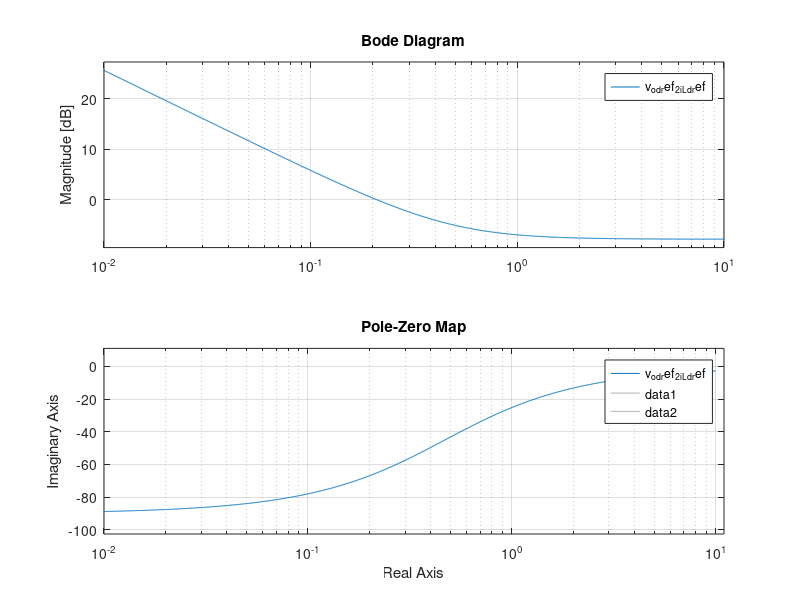

This figure's MATLAB source: (Note: this script raises an error after producing the figure.)
clc;close;clear;

T_s = 100e-6;
S_b = 5e6;
P_b = S_b;
Q_b = 0.4*S_b;
V_b = 690;
I_b=S_b/(sqrt(3)*V_b);

f_b = 50;
w_b = f_b*2*pi;


Z_b = V_b^2/S_b;
C_b = 1/(Z_b*w_b);
L_b = Z_b/w_b;

V_m = sqrt(2/3)*V_b;
V_dc = 3*V_m;



%% LCL Filter
I_max = (P_b*sqrt(2))/(3*V_b);
delta_IL_max = (0.1)*I_max;
f_sw = 5e3;


L_f = V_dc/(24*f_sw*delta_IL_max); %LCL filter first Inductor

C_f = (0.066*C_b);                  %LCL filter Capacitor

L_g = 1*L_f; % LCL Filter second inductor

L_f1 = 1.35e-3;
L_g1 = 0.35e-3;
C_f1 = 50e-6;

w_res = sqrt((L_f+L_g)/(L_f*L_g*C_f));
w_res2 = sqrt((L_f1+L_g1)/(L_f1*L_g1*C_f1));
f_res = w_res/(2*pi);
f_res2 = w_res2/(2*pi);

R_f = 0.008*Z_b;
R_g = 0.008*Z_b;
R_d = 0.2;

%% Droop
% mp = ((1.04*w_b)-(0.96*w_b))/S_b;

mp = 0.01*50*2*pi/(S_b); % 0.1 Hz/MW

w_c = 0.1*w_b;

% nq = ((1.2*V_m)-(0.8*V_m))/S_b;

nq = 2*V_m/(S_b); %  kV/MVar
%% PI
ti = 0.4e-3;
tiv =10*ti;
z_damp = 0.707;

w_nc = 2*f_sw/10;

z = 224;
wmc = sqrt(z*ti^-1);
% 
% Kpc = 10*(2*z_damp*L_f*(w_nc/w_b)-R_f);
% Kic = Kpc*w_nc/(2*z_damp-(R_f*w_b)/(L_f*w_nc));

% Kpc = L_f/ti;
% Kic = R_f/ti;

Kpc = L_f/ti;
Kic = R_f/ti;
% Kpv = C_f*w_res;
Kiv = R_f/tiv;


% w_ni = f_sw*2*pi;
% w_nv = f_sw*2*pi/20;
% 
% Kpc = 2*z_damp*w_ni*L_f-(R_f);
% Kic = L_f*w_ni^2;
% 
% Kpv = 2*z_damp*C_f*w_nv;
% Kiv = C_f*w_nv^2;

fbv = 1/tiv;
wb = 2*pi*fbv;
% 
wcf = 2*pi*f_sw/10;
wz = wcf*0.1;


% Kpc = L_f/(ti);
% Kic = 0.1*fb*Kpc;
% Kic = R_f/(ti);
% Kic = 0.8;

zz = 135;

% zz = 0.15/(1.850*ti);
wm = sqrt(zz*fbv);
% 
Kpv = C_f*wm;
% Kiv = Kic;
% Kpv = ((w_res^2-wcf^2)*wcf)/(w_res^2*(Kpc*wcf+Kic));
% Kiv = wz*Kpv*0.1;
% Kiv = 227;
% Kiv = Kpv*wz*0.1;
% Kiv = r_Lf2/(ti);

% Kpv = C_f*w_res;
% Kiv = R_f/ti;
% 
% Kpc = L_f/ti;
% Kic = R_f/ti;
% 
% Kpv = 0.03;
% Kiv = 2.1;
% 
% Kpc = 0.62;
% Kic = 477.5;

% Kpv = 1;
% Kiv = 1;
% 
% Kpc = 1;
% Kic = 1;
%% Active Droop Model Validation

% Initial Conditions for frequency response analysis
I_o_d = 6200;
I_o_q = 0;
V_o_d = V_m;
V_o_q = 0;
V_bus_d = V_m;
V_bus_q = 0;
delta_phi_0 = 1.9;
r_Lf = R_f;
r_Lg = R_g;
w_0 = w_b;
% delta_phi_0 = 0;

A_P = [0    -mp     0;
       0    -w_c    0;
       0    0       -w_c];

B_P = [0    0   0   0   0   0;
       0    0   w_c*I_o_d   w_c*I_o_q   w_c*V_o_d   w_c*V_o_q;
       0    0   w_c*I_o_q   -w_c*I_o_d  -w_c*V_o_q  w_c*V_o_d];

C_P_w_v = [0    -mp     0;
           0    0       -nq;
           0    0       0];

C_P_v = [0    0       -nq;
         0    0       0];

C_P_w = [0      -mp      0];

D_P = zeros(3,6);


%Phi is the angle of the inverter reference frame seen from an arbitrary
%common reference in which differentiation of phi = -mp*P_filtered
%State space model of Power Controller
inputs_power = {'i_L_d','i_L_2','v_o_d','v_o_q','i_o_d','i_o_q'};
states_power = {'phi','P','Q'}; % P and Q is filtered (P_filtered)
outputs_power = {'w','v_o_d_ref','v_o_q_ref'};

linModel_Power = ss(A_P,B_P,C_P_w_v,D_P, 'statename', states_power, 'Inputname', inputs_power, 'outputname', outputs_power);
tfModel_Power = tf(linModel_Power);

%Open Loop Dynamics
%From input "i_L_d" 
i_L_d_2_w = tf(linModel_Power(1,1)); %to output "w ...."
i_L_d_2_v_o_d_ref = tf(linModel_Power(2,1)); %to output "v_o_d_ref ...."
i_L_d_2_v_o_q_ref = tf(linModel_Power(3,1)); %to output "v_o_q_ref ...."
%From input "i_L_q" 
i_L_q_2_w = tf(linModel_Power(1,2)); %to output "w ...."
i_L_q_2_v_o_d_ref = tf(linModel_Power(2,2)); %to output "v_o_d_ref ...."
i_L_q_2_v_o_q_ref = tf(linModel_Power(3,2)); %to output "v_o_q_ref ...."
%From input "v_o_d" 
v_o_d_2_w = tf(linModel_Power(1,3)); %to output "w ...."
v_o_d_2_v_o_d_ref = tf(linModel_Power(2,3)); %to output "v_o_d_ref ...."
v_o_d_2_v_o_q_ref = tf(linModel_Power(3,3)); %to output "v_o_q_ref ...."
%From input "v_o_q" 
v_o_q_2_w = tf(linModel_Power(1,4)); %to output "w ...."
v_o_q_2_v_o_d_ref = tf(linModel_Power(2,4)); %to output "v_o_d_ref ...."
v_o_q_2_v_o_q_ref = tf(linModel_Power(3,4)); %to output "v_o_q_ref ...."
%From input "i_o_d" 
i_o_d_2_w = tf(linModel_Power(1,5)); %to output "w ...."
i_o_d_2_v_o_d_ref = tf(linModel_Power(2,5)); %to output "v_o_d_ref ...."
i_o_d_2_v_o_q_ref = tf(linModel_Power(3,5)); %to output "v_o_q_ref ...."
%From input "i_o_q"
i_o_q_2_w = tf(linModel_Power(1,6)); %to output "w ...."
i_o_q_2_v_o_d_ref = tf(linModel_Power(2,6)); %to output "v_o_d_ref ...."
i_o_q_2_v_o_q_ref = tf(linModel_Power(3,6)); %to output "v_o_q_ref ...."

polesofv_o_d_2_w = pole(v_o_d_2_w);
zeroofv_o_d_2_w= zero(v_o_d_2_w);
pzmap(v_o_d_2_w);
damp(v_o_d_2_w);
bode(v_o_d_2_w);

%% Voltage Controller

K_iv = Kiv;
K_pv = Kpv;
F = 1;

A_V = zeros(4,4);


B_V1 = [1 0;
        0 1];

B_V2 = [0 0 -1  0   0   0;
        0 0 0   -1  0   0];

B_V = [1    0   0   0   0   0   0   0;
       0    1   0   0   0   0   0   0;
       0    0   -1  0   0   0   0   0;
       0    0   0   -1  0   0   0   0];

C_V = [K_iv 0;
        0   K_iv];

C_VV = [K_iv 0   0   0;
       0   K_iv 0   0;
       0    0   0   0
       0    0   0   0];


D_V1 = [K_pv    0;
        0       K_pv];

D_V2 = [0 0 -K_pv  -w_0*C_f   F   0;
        0 0 -w_0*C_f    -K_pv  0   F];

D_V = [K_pv 0   0   0   0   0   0   0;
       0    K_pv    0   0   0   0   0   0;
       0    0   0    0   -K_pv   -w_0*C_f    F   0;
       0    0   0    0   -w_0*C_f    -K_pv   0   F];


%State Space and Transfer Function
inputs_vc = {'v_o_d_ref','v_o_q_ref','i_L_d','i_L_q','v_o_d','v_o_q','i_o_d','i_o_q'};
states_vc = {'error_d','error_q','zırt','pırt'}; %V_o_d_ref - v_o_d
outputs_vc = {'i_L_d_ref','i_L_q_ref','zırto','pırto'};
% 
linModel_vc = ss(A_V,B_V,C_VV,D_V, 'statename', states_vc, 'Inputname', inputs_vc,'outputname', outputs_vc);
tfModel_vc = tf(linModel_vc);

%Open Loop Dynamics
%From input "v_o_d_ref" 
v_o_d_ref_2_i_L_d_ref = tf(linModel_vc(1,1)); %to output "i_L_d_ref ...."
v_o_d_ref_2_i_L_q_ref = tf(linModel_vc(2,1)); %to output "i_L_q_ref ...."

polesofv_o_d_ref_2_i_L_d_ref = pole(v_o_d_ref_2_i_L_d_ref);
zeroofv_o_d_ref_2_i_L_d_ref = zero(v_o_d_ref_2_i_L_d_ref);
pzmap(v_o_d_ref_2_i_L_d_ref);
damp(v_o_d_ref_2_i_L_d_ref);
bode(v_o_d_ref_2_i_L_d_ref);

%From input "v_o_q_ref" 
v_o_q_ref_2_i_L_d_ref = tf(linModel_Power(1,2)); %to output "i_L_d_ref ...."
v_o_q_ref_2_i_L_q_ref = tf(linModel_Power(2,2)); %to output "i_L_q_ref ....."

polesofv_o_q_ref_2_i_L_d_ref = pole(v_o_q_ref_2_i_L_d_ref);
zeroofv_o_q_ref_2_i_L_d_ref = zero(v_o_q_ref_2_i_L_d_ref);
pzmap(v_o_q_ref_2_i_L_d_ref);
damp(v_o_q_ref_2_i_L_d_ref);
bode(v_o_q_ref_2_i_L_q_ref);

%% Current Controller
K_ic = Kic;
K_pc = Kpc;


A_C = zeros(2,2);

B_C1 = [1 0;
        0 1];

B_C2 = [-1 0 0  0   0   0;
        0 -1 0   0  0   0];

C_C = [K_ic 0;
        0   K_ic];

D_C1 = [K_pc 0;
        0   K_pc];

D_C2 = [-K_pc -w_0*L_f 0  0   0   0;
        w_0*L_f -K_pc 0    0 0   0];

%% Output LCL Filter Dynamics

I_L_d = 6000;
I_L_q = 0;

A_LCL = [-r_Lf/L_f      w_0     -1/L_f          0           0                0;
         -w_0       -r_Lf/L_f       0          -1/L_f       0                0;
         1/C_f      0               0           w_0         -1/C_f           0;
         0          1/C_f           -w_0        0           0               -1/C_f
         0          0             1/L_g         0           -r_Lg/L_g       w_0;
         0          0               0           1/L_g       -w_0            -r_Lg/L_g];

B_LCL1 =    [1/L_f  0;
            0   1/L_f;
            0       0;
            0       0;
            0       0;
            0       0];

B_LCL2 =   [0       0;
            0       0;
            0       0;
            0       0;
            -1/L_g  0;
            0   1/L_g];

B_LCL3 = [I_L_q;     -I_L_d;   V_o_q;      -V_o_d;      I_o_q;       -I_o_d];

%% Complete Inverter Model

T_ss = [cos(delta_phi_0)   -sin(delta_phi_0);
       sin(delta_phi_0)    cos(delta_phi_0)];

T_c = [-I_o_d*sin(delta_phi_0)    -I_o_q*cos(delta_phi_0);
        I_o_d*cos(delta_phi_0)    -I_o_q*sin(delta_phi_0)];

T_v = [-V_bus_d*sin(delta_phi_0)+V_bus_q*cos(delta_phi_0);
       -V_bus_d*cos(delta_phi_0)-V_bus_q*sin(delta_phi_0)];

T_vi = [-V_bus_d*sin(delta_phi_0)+V_bus_q*cos(delta_phi_0) 0 0;
        -V_bus_d*cos(delta_phi_0)-V_bus_q*sin(delta_phi_0) 0 0];

Z1 = zeros(3,2);
Z2 = zeros(2,4);
Z3 = zeros(3,2);
Z4 = zeros(2,2);
Z5 = zeros(2,2);
Z6 = zeros(7,2);
Z7 = zeros(2,9);

% A_INV_3to13 = cat(2,A_P,Z1,Z3,B_P);
% A_INV_5to13 = cat(2,B_V1*C_P_v,Z2,Z4,B_V2);
C_inv_w = [C_P_w   0   0   0    0   0   0   0   0   0   0];
C_inv_c = [T_c  Z7   T_ss];


A_INV = [A_P                                        Z1                  Z3                   B_P;                                          
         B_V1*C_P_v                                 Z2                                    B_V2;
         B_C1*D_V1*C_P_v                            B_C1*C_V            Z5                   B_C1*D_V2+B_C2;
         (B_LCL1*D_C1*D_V1*C_P_v)+(B_LCL2*T_vi)+(B_LCL3*C_P_w)    B_LCL1*D_C1*C_V     B_LCL1*C_C           A_LCL+(B_LCL1*(D_C1*D_V2+D_C2))];


B_INV = [Z6;
         B_LCL2];
 
C_INV = [C_inv_w;
        C_inv_c];

D_INV = zeros(3,2);

%State Space and Transfer Function of Grid Forming Model
% Xvd & Xvq stands for voltage controller PI states for 'd' and 'q' frames
% Xcd % Xcq stands for current controller PI states for 'd' and 'q' frames
inputs_inverter = {'v_vsc_d_ref','v_vsc_q_ref'};
states_inverter = {'delta_phi','delta_P','delta_Q','Xvd','Xvq','Xcd','Xcq','i_L_d','i_L_q','v_o_d','v_o_q','i_o_d','i_o_q'}; %V_o_d_ref - v_o_d
outputs_inverter = {'delta_w','i_o_d','i_o_q'};
% Linear and Transfer Function Model
linModel_inverter = ss(A_INV,B_INV,C_INV,D_INV, 'statename', states_inverter, 'Inputname', inputs_inverter,'outputname', outputs_inverter);
tfModel_inverter = tf(linModel_inverter);

%Open Loop Dynamics
%From input "v_vsc_d_ref" 
v_vsc_d_ref_2_delta_w = tf(linModel_inverter(1,1)); %to output "delta_w ...."
v_vsc_d_ref_2_i_o_d = tf(linModel_inverter(2,1)); %to output "i_o_d ...."
v_vsc_d_ref_2_i_o_q = tf(linModel_inverter(3,1)); %to output "i_o_q ...."
%From input "v_vsc_q_ref" 
v_vsc_q_ref_2_delta_w = tf(linModel_inverter(1,2)); %to output "delta_w ...."
v_vsc_q_ref_2_i_o_d = tf(linModel_inverter(2,2)); %to output "i_o_d ...."
v_vsc_q_ref_2_i_o_q = tf(linModel_inverter(3,2)); %to output "i_o_q ...."

% Frequency Response and root analysis
polesofv_vsc_d_ref_2_delta_w = pole(v_vsc_d_ref_2_delta_w);
zeroofv_vsc_d_ref_2_delta_w= zero(v_vsc_d_ref_2_delta_w);
pzmap(v_vsc_d_ref_2_delta_w);
damp(v_vsc_d_ref_2_delta_w);
bode(v_vsc_d_ref_2_delta_w);

polesofv_vsc_d_ref_2_i_o_d = pole(v_vsc_d_ref_2_i_o_d);
zeroofv_vsc_d_ref_2_i_o_d= zero(v_vsc_d_ref_2_i_o_d);
pzmap(v_vsc_d_ref_2_i_o_d);
damp(v_vsc_d_ref_2_i_o_d);
bode(v_vsc_d_ref_2_i_o_d);

polesofv_vsc_d_ref_2_i_o_q = pole(v_vsc_d_ref_2_i_o_q);
zeroofv_vsc_d_ref_2_i_o_q= zero(v_vsc_d_ref_2_i_o_q);
pzmap(v_vsc_d_ref_2_i_o_q);
damp(v_vsc_d_ref_2_i_o_q);
bode(v_vsc_d_ref_2_i_o_q);

polesofv_vsc_q_ref_2_delta_w = pole(v_vsc_q_ref_2_delta_w);
zeroofv_vsc_q_ref_2_delta_w= zero(v_vsc_q_ref_2_delta_w);
pzmap(v_vsc_q_ref_2_delta_w);
damp(v_vsc_q_ref_2_delta_w);
bode(v_vsc_q_ref_2_delta_w);

polesofv_vsc_q_ref_2_i_o_d = pole(v_vsc_q_ref_2_i_o_d);
zeroofv_vsc_q_ref_2_i_o_d= zero(v_vsc_q_ref_2_i_o_d);
pzmap(v_vsc_q_ref_2_i_o_d);
damp(v_vsc_q_ref_2_i_o_d);
bode(v_vsc_q_ref_2_i_o_d);

polesofv_vsc_q_ref_2_i_o_q = pole(v_vsc_q_ref_2_i_o_q);
zeroofv_vsc_q_ref_2_i_o_q= zero(v_vsc_q_ref_2_i_o_q);
pzmap(v_vsc_q_ref_2_i_o_q);
damp(v_vsc_q_ref_2_i_o_q);
bode(v_vsc_q_ref_2_i_o_q);

%Design of the LQR Controller

Q_lqr = [1  0   0   0   0   0   0   0   0   0   0   0   0;
         0  0.5   0   0   0   0   0   0   0   0   0   0   0;
         0  0   0.5   0   0   0   0   0   0   0   0   0   0;
         0  0   0   0.5   0   0   0   0   0   0   0   0   0;
         0  0   0   0   1   0   0   0   0   0   0   0   0;
         0  0   0   0   0   1   0   0   0   0   0   0   0;
         0  0   0   0   0   0   1   0   0   0   0   0   0;
         0  0   0   0   0   0   0   1   0   0   0   0   0;
         0  0   0   0   0   0   0   0   1   0   0   0   0;
         0  0   0   0   0   0   0   0   0   1   0   0   0;
         0  0   0   0   0   0   0   0   0   0   1   0   0;
         0  0   0   0   0   0   0   0   0   0   0   1   0;
         0  0   0   0   0   0   0   0   0   0   0   0   1];

R_lqr = [1  0;
         0  1;];
N_lqr = 0;

%          0  0;
%          0  0;
%          0  0;
%          0  0;
%          0  0;
%          0  0;
%          0  0;
%          0  0;
%          0  0;
%          0  0;
%          0  0];
% 
% [K,S,CLP] = lqr(linModel_inverter,Q_lqr,R_lqr,N_lqr);
% 
% G = -1*pinv(C_INV*inv(A_INV-B_INV*K)*B_INV);
% sys2 = ss(A_INV-B_INV*K,B_INV,C_INV,D_INV);
% step(sys2);

%% Controller
% Complete Inverter Model
V_vsc_d = V_m;
V_vsc_q = V_m;

Iggd = I_o_d;
Iggq = I_o_q;
Vgfd = V_o_d;
Vgfq = V_o_q;
w_1 = w_b;
Vn = V_b;
Kqp = nq;
Kqi = nq;
Igid = I_L_d;
Igiq = I_L_q;
Vgid = V_vsc_d;
Vgiq = V_vsc_q;
Dp = 0;
H = 5;
Dq = 10;

A_inv = zeros(15,15);
B_inv = zeros(15,4);
C_inv = zeros(2,15);
D_inv = zeros(2,4);


A_inv(1,1) = -Dp/(2*H);     A_inv(1,2) = (3*((Iggd*Vgfq)-(Iggq*Vgfd)-(Iggd*Vgfq)+(Iggq*Vgfd)))/(2*S_b);     A_inv(1,3) = 0;     A_inv(1,4) = 0;     A_inv(1,5) = 0;     A_inv(1,6) = 0;     A_inv(1,7) = 0;     A_inv(1,8) = 0;
A_inv(1,9) = 0;             A_inv(1,10) = 0;         A_inv(1,11) = 0;    A_inv(1,12) = -(3*Iggd)/(2*S_b);   A_inv(1,13) = -(3*Iggq)/(2*S_b);        A_inv(1,14) = -(3*Vgfd)/(2*S_b);        A_inv(1,15) = -(3*Vgfq)/(2*S_b);

A_inv(2,1) = w_1/(2*H);     A_inv(2,2) = 0;          A_inv(2,3) = 0;     A_inv(2,4) = 0;     A_inv(2,5) = 0;     A_inv(2,6) = 0;     A_inv(2,7) = 0;     A_inv(2,8) = 0;
A_inv(2,9) = 0;             A_inv(2,10) = 0;         A_inv(2,11) = 0;    A_inv(2,12) = 0;   A_inv(1,13) = 0;     A_inv(1,14) = 0;    A_inv(1,15) = 0;

A_inv(3,1) = 0;             A_inv(3,2) = (3*((Iggd*Vgfd)+(Iggq*Vgfq)-(Iggd*Vgfd)-(Iggq*Vgfq)))/(2*S_b);     A_inv(3,3) = -Dq*Kqi;     A_inv(3,4) = 0;     A_inv(3,5) = 0;     A_inv(3,6) = 0;     A_inv(3,7) = 0;     A_inv(3,8) = 0;
A_inv(3,9) = 0;             A_inv(3,10) = 0;         A_inv(3,11) = 0;    A_inv(3,12) = (3*Iggq)/(2*S_b);   A_inv(3,13) = -(3*Iggd)/(2*S_b);        A_inv(3,14) = -(3*Vgfq)/(2*S_b);        A_inv(3,15) = (3*Vgfd)/(2*S_b);

A_inv(4,1) = 0;             A_inv(4,2) = -Vgfq;      A_inv(4,3) = Kqi*Vn;     A_inv(4,4) = 0;     A_inv(4,5) = 0;     A_inv(4,6) = 0;     A_inv(4,7) = 0;     A_inv(4,8) = 0;
A_inv(4,9) = 0;             A_inv(4,10) = 0;         A_inv(4,11) = 0;         A_inv(4,12) = -1;   A_inv(4,13) = 0;        A_inv(4,14) = 0;        A_inv(4,15) = (3*Kqp*Vgfd*Vn)/(2*S_b);

A_inv(5,1) = 0;             A_inv(5,2) = Vgfd;       A_inv(5,3) = 0;          A_inv(5,4) = Kiv;     A_inv(5,5) = 0;     A_inv(5,6) = 0;     A_inv(5,7) = 0;     A_inv(5,8) = 0;
A_inv(5,9) = 0;             A_inv(5,10) = -1;         A_inv(5,11) = 0;         A_inv(5,12) = 0;     A_inv(5,13) = -1;        A_inv(5,14) = 0;        A_inv(5,15) = 0;

A_inv(6,1) = 0;             A_inv(6,2) = -Kpv*Vgfq-Igiq;       A_inv(6,3) = Kqi*Kpv*Vn;          A_inv(6,4) = 0;     A_inv(6,5) = Kiv;     A_inv(6,6) = 0;     A_inv(6,7) = 0;     A_inv(6,8) = 0;
A_inv(6,9) = 0;             A_inv(6,10) = 0;         A_inv(6,11) = -1;         A_inv(6,12) = -Kpv;     A_inv(6,13) = 0;        A_inv(6,14) = 0;        A_inv(6,15) = 0;

A_inv(7,1) = 0;             A_inv(7,2) = Kpv*Vgfd-Igid;       A_inv(7,3) = 0;          A_inv(7,4) = 8*Kpc*Kiv/(3*T_s);     A_inv(7,5) = 0;     A_inv(7,6) = 8*Kic/(3*T_s);     A_inv(7,7) = 0;     A_inv(7,8) = -4/(3*T_s);
A_inv(7,9) = 0;             A_inv(7,10) = -(8*Kpc)/(3*T_s);         A_inv(7,11) = 0;         A_inv(7,12) = 0;     A_inv(7,13) = -Kpv;        A_inv(7,14) = 0;        A_inv(7,15) = 0;

A_inv(8,1) = 0;             A_inv(8,2) = -(8*Kpc)*(Kpv*Vgfq+Igiq)/(3*T_s);       A_inv(8,3) = (8*Kpc*Kqi*Kpv*Vn)/(3*T_s);          A_inv(8,4) = 0;     A_inv(8,5) = 8*Kpc*Kiv/(3*T_s);     A_inv(8,6) = 0;     A_inv(8,7) = 8*Kic/(3*T_s);     A_inv(8,8) = 0;
A_inv(8,9) = -4/(3*T_s);    A_inv(8,10) = 0;         A_inv(8,11) = -(8*Kpc)/(3*T_s);         A_inv(8,12) = -(8*Kpc*Kpv)/(3*T_s);     A_inv(8,13) = 0;        A_inv(8,14) = 0;        A_inv(8,15) = 0;

A_inv(9,1) = 0;             A_inv(9,2) = ((8*Kpc)*((Kpv*Vgfd)+Igid))/(3*T_s);       A_inv(9,3) = 0;          A_inv(9,4) = -(Kpc*Kiv)/L_f;     A_inv(9,5) = 0;     A_inv(9,6) = -Kic/L_f;     A_inv(9,7) = 0;     A_inv(9,8) = 1/L_f;
A_inv(9,9) = 0;             A_inv(9,10) = Kpc/L_f;         A_inv(9,11) = w_1;         A_inv(9,12) = 0;     A_inv(9,13) = -(8*Kpc*Kpv)/(3*T_s);        A_inv(9,14) = 0;        A_inv(9,15) = 0;

A_inv(10,1) = 0;            A_inv(10,2) = ((Igiq*Kpc)-Vgiq+(Kpc*Kpv*Vgfq))/(L_f);       A_inv(10,3) = -(Kpc*Kqi*Kpv*Vn)/L_f;          A_inv(10,4) = 0;     A_inv(10,5) = -(Kpc*Kiv)/L_f;     A_inv(10,6) = 0;     A_inv(10,7) = -Kic/L_f;     A_inv(10,8) = 0;
A_inv(10,9) = 1/L_f;        A_inv(10,10) = -w_1;         A_inv(10,11) = Kpc/L_f;         A_inv(10,12) = ((Kpc*Kpv)-1)/L_f;     A_inv(10,13) = 0;        A_inv(10,14) = 0;        A_inv(10,15) = 0;

A_inv(11,1) = 0;            A_inv(11,2) = -((Igid*Kpc)-Vgid+(Kpc*Kpv*Vgfd))/(L_f);       A_inv(11,3) = 0;          A_inv(11,4) = 0;     A_inv(11,5) = 0;     A_inv(11,6) = 0;     A_inv(11,7) = 0;     A_inv(11,8) = 0;
A_inv(11,9) = 0;            A_inv(11,10) = 1/C_f;         A_inv(11,11) = 0;         A_inv(11,12) = 0;     A_inv(11,13) = ((Kpc*Kpv)-1)/L_f;        A_inv(11,14) = 0;        A_inv(11,15) = 0;

A_inv(12,1) = 0;            A_inv(12,2) = 0;       A_inv(12,3) = 0;          A_inv(12,4) = 0;     A_inv(12,5) = 0;     A_inv(12,6) = 0;     A_inv(12,7) = 0;     A_inv(12,8) = 0;
A_inv(12,9) = 0;            A_inv(12,10) = 0;         A_inv(12,11) = 1/C_f;         A_inv(12,12) = 0;     A_inv(12,13) = w_1;        A_inv(12,14) = -1/C_f;        A_inv(12,15) = 0;

A_inv(13,1) = 0;            A_inv(13,2) = 0;       A_inv(13,3) = 0;          A_inv(13,4) = 0;     A_inv(13,5) = 0;     A_inv(13,6) = 0;     A_inv(13,7) = 0;     A_inv(13,8) = 0;
A_inv(13,9) = 0;            A_inv(13,10) = 0;         A_inv(13,11) = 0;         A_inv(13,12) = -w_1;     A_inv(13,13) = 0;        A_inv(13,14) = 0;        A_inv(13,15) = -1/C_f;

A_inv(14,1) = 0;            A_inv(14,2) = 0;       A_inv(14,3) = 0;          A_inv(14,4) = 0;     A_inv(14,5) = 0;     A_inv(14,6) = 0;     A_inv(14,7) = 0;     A_inv(14,8) = 0;
A_inv(14,9) = 0;            A_inv(14,10) = 0;         A_inv(14,11) = 0;         A_inv(14,12) = 1/L_g;     A_inv(14,13) = 0;        A_inv(14,14) = 0;        A_inv(14,15) = w_1;

A_inv(15,1) = 0;            A_inv(15,2) = 0;       A_inv(15,3) = 0;          A_inv(15,4) = 0;     A_inv(15,5) = 0;     A_inv(15,6) = 0;     A_inv(15,7) = 0;     A_inv(15,8) = 0;
A_inv(15,9) = 0;            A_inv(15,10) = 0;         A_inv(15,11) = 0;         A_inv(15,12) = 0;     A_inv(15,13) = 1/L_g;        A_inv(15,14) = -w_1;        A_inv(15,15) = 0;


B_inv(1,1) = 1;
B_inv(3,3) = -w_1;
B_inv(4,2) = 1;
B_inv(14,3) = -1/L_g;
B_inv(15,4) = -1/L_g;

C_inv(1,2) = 3*((Iggd*Vgfq)-(Iggq*Vgfd)-(Iggd*Vgfq)+(Iggq*Vgfd))/2;
C_inv(2,2) = (3*((Iggd*Vgfd)-(Iggq*Vgfq)-(Iggd*Vgfd)+(Iggq*Vgfq)))/(2*S_b);
C_inv(1,12) = 3*Iggd/2;     C_inv(1,13) = 3*Iggq/2;     C_inv(1,14) = 3*Vgfd/2;     C_inv(1,15) = 3*Vgfq/2;
C_inv(2,12) = -3*Iggq/2;     C_inv(2,13) = 3*Iggd/2;     C_inv(2,14) = 3*Vgfq/2;     C_inv(2,15) = -3*Vgfd/2;

%State Space and Transfer Function of Grid Forming Model
% Xvd & Xvq stands for voltage controller PI states for 'd' and 'q' frames
% Xcd % Xcq stands for current controller PI states for 'd' and 'q' frames
inputs_inverter2 = {'delta_Pg_ref_pu','delta_Qg_ref_pu','delta_V_out_d','delta_V_out_q'};
states_inverter2 = {'delta_X_pe','delta_phi','delta_X_qe','Xvd','Xvq','Xcd','Xcq','Xdd','Xdq','i_L_d','i_L_q','v_o_d','v_o_q','i_o_d','i_o_q'}; %V_o_d_ref - v_o_d
outputs_inverter2 = {'delta_Pg_c','delta_Qg_c'};
% Linear and Transfer Function Model
linModel_inverter2 = ss(A_inv,B_inv,C_inv,D_inv, 'statename', states_inverter2, 'Inputname', inputs_inverter2,'outputname', outputs_inverter2);
tfModel_inverter2 = tf(linModel_inverter2);